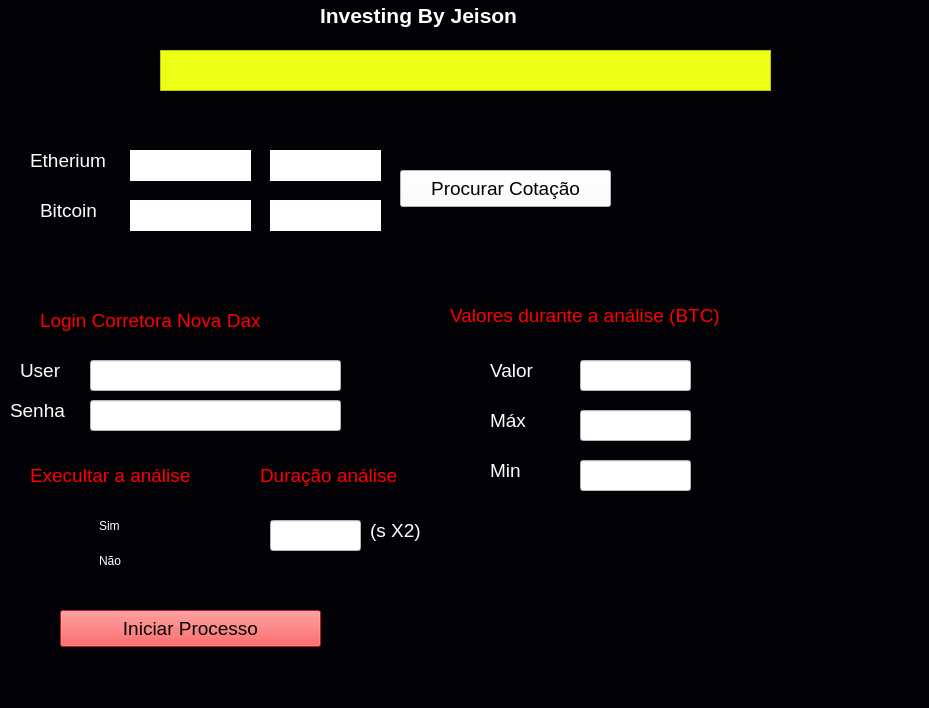
<?xml version="1.0" encoding="UTF-8"?>
<ui version="4.0">
 <class>MainWindow</class>
 <widget class="QMainWindow" name="MainWindow">
  <property name="geometry">
   <rect>
    <x>0</x>
    <y>0</y>
    <width>929</width>
    <height>708</height>
   </rect>
  </property>
  <property name="windowTitle">
   <string>Primeiro</string>
  </property>
  <property name="styleSheet">
   <string notr="true">background-color: rgb(2, 1, 6);</string>
  </property>
  <widget class="QWidget" name="centralwidget">
   <widget class="QTextBrowser" name="textBrowser">
    <property name="geometry">
     <rect>
      <x>160</x>
      <y>50</y>
      <width>611</width>
      <height>41</height>
     </rect>
    </property>
    <property name="font">
     <font>
      <pointsize>12</pointsize>
      <weight>75</weight>
      <bold>true</bold>
     </font>
    </property>
    <property name="styleSheet">
     <string notr="true">background-color: rgb(93, 39, 255);
background-color: rgb(236, 255, 20);</string>
    </property>
   </widget>
   <widget class="QPushButton" name="pushButton">
    <property name="geometry">
     <rect>
      <x>400</x>
      <y>170</y>
      <width>211</width>
      <height>37</height>
     </rect>
    </property>
    <property name="font">
     <font>
      <pointsize>14</pointsize>
     </font>
    </property>
    <property name="styleSheet">
     <string notr="true">background-color: rgb(255, 255, 255);</string>
    </property>
    <property name="text">
     <string>Procurar Cotação</string>
    </property>
   </widget>
   <widget class="QPushButton" name="pushButton_2">
    <property name="geometry">
     <rect>
      <x>60</x>
      <y>610</y>
      <width>261</width>
      <height>37</height>
     </rect>
    </property>
    <property name="font">
     <font>
      <pointsize>14</pointsize>
     </font>
    </property>
    <property name="autoFillBackground">
     <bool>false</bool>
    </property>
    <property name="styleSheet">
     <string notr="true">background-color: rgb(255, 255, 255);
background-color: rgb(255, 39, 39);</string>
    </property>
    <property name="text">
     <string>Iniciar Processo</string>
    </property>
    <property name="checkable">
     <bool>false</bool>
    </property>
   </widget>
   <widget class="QLabel" name="label">
    <property name="geometry">
     <rect>
      <x>320</x>
      <y>-10</y>
      <width>271</width>
      <height>51</height>
     </rect>
    </property>
    <property name="font">
     <font>
      <pointsize>16</pointsize>
      <weight>75</weight>
      <bold>true</bold>
     </font>
    </property>
    <property name="styleSheet">
     <string notr="true">color: rgb(255, 255, 255);</string>
    </property>
    <property name="text">
     <string>Investing By Jeison</string>
    </property>
   </widget>
   <widget class="QLabel" name="label_2">
    <property name="geometry">
     <rect>
      <x>130</x>
      <y>150</y>
      <width>121</width>
      <height>31</height>
     </rect>
    </property>
    <property name="styleSheet">
     <string notr="true">background-color: rgb(255, 255, 255);
color: rgb(0, 0, 0);
font: 75 12pt &quot;MS Shell Dlg 2&quot;;
</string>
    </property>
    <property name="text">
     <string/>
    </property>
   </widget>
   <widget class="QLabel" name="label_3">
    <property name="geometry">
     <rect>
      <x>270</x>
      <y>150</y>
      <width>111</width>
      <height>31</height>
     </rect>
    </property>
    <property name="styleSheet">
     <string notr="true">background-color: rgb(255, 255, 255);
color: rgb(0, 0, 0);
font: 75 12pt &quot;MS Shell Dlg 2&quot;;</string>
    </property>
    <property name="text">
     <string/>
    </property>
   </widget>
   <widget class="QLabel" name="label_4">
    <property name="geometry">
     <rect>
      <x>130</x>
      <y>200</y>
      <width>121</width>
      <height>31</height>
     </rect>
    </property>
    <property name="styleSheet">
     <string notr="true">background-color: rgb(255, 255, 255);
color: rgb(0, 0, 0);
font: 75 12pt &quot;MS Shell Dlg 2&quot;;</string>
    </property>
    <property name="text">
     <string/>
    </property>
   </widget>
   <widget class="QLabel" name="label_5">
    <property name="geometry">
     <rect>
      <x>270</x>
      <y>200</y>
      <width>111</width>
      <height>31</height>
     </rect>
    </property>
    <property name="styleSheet">
     <string notr="true">background-color: rgb(255, 255, 255);
color: rgb(0, 0, 0);
font: 75 12pt &quot;MS Shell Dlg 2&quot;;</string>
    </property>
    <property name="text">
     <string/>
    </property>
   </widget>
   <widget class="QLabel" name="label_6">
    <property name="geometry">
     <rect>
      <x>30</x>
      <y>140</y>
      <width>91</width>
      <height>41</height>
     </rect>
    </property>
    <property name="font">
     <font>
      <family>MS Shell Dlg 2</family>
      <pointsize>14</pointsize>
      <weight>9</weight>
      <italic>false</italic>
      <bold>false</bold>
     </font>
    </property>
    <property name="styleSheet">
     <string notr="true">color: rgb(255, 255, 255);
font: 75 14pt &quot;MS Shell Dlg 2&quot;;</string>
    </property>
    <property name="text">
     <string>Etherium</string>
    </property>
   </widget>
   <widget class="QLabel" name="label_7">
    <property name="geometry">
     <rect>
      <x>40</x>
      <y>190</y>
      <width>81</width>
      <height>41</height>
     </rect>
    </property>
    <property name="font">
     <font>
      <family>MS Shell Dlg 2</family>
      <pointsize>14</pointsize>
      <weight>9</weight>
      <italic>false</italic>
      <bold>false</bold>
     </font>
    </property>
    <property name="styleSheet">
     <string notr="true">color: rgb(255, 255, 255);
font: 75 14pt &quot;MS Shell Dlg 2&quot;;</string>
    </property>
    <property name="text">
     <string>Bitcoin</string>
    </property>
   </widget>
   <widget class="QLineEdit" name="lineEdit">
    <property name="geometry">
     <rect>
      <x>90</x>
      <y>360</y>
      <width>251</width>
      <height>31</height>
     </rect>
    </property>
    <property name="styleSheet">
     <string notr="true">background-color: rgb(255, 255, 255);
font: 75 12pt &quot;MS Shell Dlg 2&quot;;</string>
    </property>
   </widget>
   <widget class="QLineEdit" name="lineEdit_2">
    <property name="geometry">
     <rect>
      <x>90</x>
      <y>400</y>
      <width>251</width>
      <height>31</height>
     </rect>
    </property>
    <property name="styleSheet">
     <string notr="true">background-color: rgb(255, 255, 255);
font: 75 12pt &quot;MS Shell Dlg 2&quot;;</string>
    </property>
   </widget>
   <widget class="QLabel" name="label_8">
    <property name="geometry">
     <rect>
      <x>20</x>
      <y>350</y>
      <width>51</width>
      <height>41</height>
     </rect>
    </property>
    <property name="font">
     <font>
      <family>MS Shell Dlg 2</family>
      <pointsize>14</pointsize>
      <weight>9</weight>
      <italic>false</italic>
      <bold>false</bold>
     </font>
    </property>
    <property name="styleSheet">
     <string notr="true">color: rgb(255, 255, 255);
font: 75 14pt &quot;MS Shell Dlg 2&quot;;</string>
    </property>
    <property name="text">
     <string>User</string>
    </property>
   </widget>
   <widget class="QLabel" name="label_9">
    <property name="geometry">
     <rect>
      <x>10</x>
      <y>390</y>
      <width>71</width>
      <height>41</height>
     </rect>
    </property>
    <property name="font">
     <font>
      <family>MS Shell Dlg 2</family>
      <pointsize>14</pointsize>
      <weight>9</weight>
      <italic>false</italic>
      <bold>false</bold>
     </font>
    </property>
    <property name="styleSheet">
     <string notr="true">color: rgb(255, 255, 255);
font: 75 14pt &quot;MS Shell Dlg 2&quot;;</string>
    </property>
    <property name="text">
     <string>Senha</string>
    </property>
   </widget>
   <widget class="QLabel" name="label_10">
    <property name="geometry">
     <rect>
      <x>490</x>
      <y>350</y>
      <width>101</width>
      <height>41</height>
     </rect>
    </property>
    <property name="font">
     <font>
      <family>MS Shell Dlg 2</family>
      <pointsize>14</pointsize>
      <weight>9</weight>
      <italic>false</italic>
      <bold>false</bold>
     </font>
    </property>
    <property name="autoFillBackground">
     <bool>false</bool>
    </property>
    <property name="styleSheet">
     <string notr="true">color: rgb(255, 255, 255);
font: 75 14pt &quot;MS Shell Dlg 2&quot;;</string>
    </property>
    <property name="text">
     <string>Valor</string>
    </property>
   </widget>
   <widget class="QLabel" name="label_11">
    <property name="geometry">
     <rect>
      <x>490</x>
      <y>400</y>
      <width>71</width>
      <height>41</height>
     </rect>
    </property>
    <property name="font">
     <font>
      <family>MS Shell Dlg 2</family>
      <pointsize>14</pointsize>
      <weight>9</weight>
      <italic>false</italic>
      <bold>false</bold>
     </font>
    </property>
    <property name="styleSheet">
     <string notr="true">color: rgb(255, 255, 255);
font: 75 14pt &quot;MS Shell Dlg 2&quot;;</string>
    </property>
    <property name="text">
     <string>Máx</string>
    </property>
   </widget>
   <widget class="QLineEdit" name="lineEdit_3">
    <property name="geometry">
     <rect>
      <x>580</x>
      <y>360</y>
      <width>111</width>
      <height>31</height>
     </rect>
    </property>
    <property name="styleSheet">
     <string notr="true">background-color: rgb(255, 255, 255);
font: 75 12pt &quot;MS Shell Dlg 2&quot;;</string>
    </property>
    <property name="readOnly">
     <bool>true</bool>
    </property>
   </widget>
   <widget class="QLineEdit" name="lineEdit_4">
    <property name="geometry">
     <rect>
      <x>580</x>
      <y>410</y>
      <width>111</width>
      <height>31</height>
     </rect>
    </property>
    <property name="styleSheet">
     <string notr="true">background-color: rgb(255, 255, 255);
font: 75 12pt &quot;MS Shell Dlg 2&quot;;</string>
    </property>
    <property name="readOnly">
     <bool>true</bool>
    </property>
   </widget>
   <widget class="QLabel" name="label_12">
    <property name="geometry">
     <rect>
      <x>490</x>
      <y>450</y>
      <width>51</width>
      <height>41</height>
     </rect>
    </property>
    <property name="font">
     <font>
      <family>MS Shell Dlg 2</family>
      <pointsize>14</pointsize>
      <weight>9</weight>
      <italic>false</italic>
      <bold>false</bold>
     </font>
    </property>
    <property name="styleSheet">
     <string notr="true">color: rgb(255, 255, 255);
font: 75 14pt &quot;MS Shell Dlg 2&quot;;</string>
    </property>
    <property name="text">
     <string>Min</string>
    </property>
   </widget>
   <widget class="QLineEdit" name="lineEdit_5">
    <property name="geometry">
     <rect>
      <x>580</x>
      <y>460</y>
      <width>111</width>
      <height>31</height>
     </rect>
    </property>
    <property name="styleSheet">
     <string notr="true">background-color: rgb(255, 255, 255);
font: 75 12pt &quot;MS Shell Dlg 2&quot;;</string>
    </property>
    <property name="readOnly">
     <bool>true</bool>
    </property>
   </widget>
   <widget class="QLabel" name="label_13">
    <property name="geometry">
     <rect>
      <x>450</x>
      <y>290</y>
      <width>321</width>
      <height>51</height>
     </rect>
    </property>
    <property name="font">
     <font>
      <family>MS Shell Dlg 2</family>
      <pointsize>14</pointsize>
      <weight>9</weight>
      <italic>false</italic>
      <bold>false</bold>
     </font>
    </property>
    <property name="styleSheet">
     <string notr="true">color: rgb(255, 255, 255);
font: 75 14pt &quot;MS Shell Dlg 2&quot;;
color: rgb(255, 0, 0);</string>
    </property>
    <property name="text">
     <string>Valores durante a análise (BTC)</string>
    </property>
   </widget>
   <widget class="QCheckBox" name="checkBox">
    <property name="geometry">
     <rect>
      <x>80</x>
      <y>500</y>
      <width>111</width>
      <height>51</height>
     </rect>
    </property>
    <property name="styleSheet">
     <string notr="true">color: rgb(255, 255, 255);
font: 12pt &quot;MS Shell Dlg 2&quot;;</string>
    </property>
    <property name="text">
     <string>Sim</string>
    </property>
    <property name="checked">
     <bool>false</bool>
    </property>
    <property name="autoExclusive">
     <bool>true</bool>
    </property>
   </widget>
   <widget class="QCheckBox" name="checkBox_2">
    <property name="geometry">
     <rect>
      <x>80</x>
      <y>540</y>
      <width>111</width>
      <height>41</height>
     </rect>
    </property>
    <property name="styleSheet">
     <string notr="true">color: rgb(255, 255, 255);
font: 12pt &quot;MS Shell Dlg 2&quot;;</string>
    </property>
    <property name="text">
     <string>Não</string>
    </property>
    <property name="checked">
     <bool>false</bool>
    </property>
    <property name="autoExclusive">
     <bool>true</bool>
    </property>
   </widget>
   <widget class="QLabel" name="label_14">
    <property name="geometry">
     <rect>
      <x>30</x>
      <y>460</y>
      <width>211</width>
      <height>31</height>
     </rect>
    </property>
    <property name="font">
     <font>
      <family>MS Shell Dlg 2</family>
      <pointsize>14</pointsize>
      <weight>9</weight>
      <italic>false</italic>
      <bold>false</bold>
     </font>
    </property>
    <property name="styleSheet">
     <string notr="true">color: rgb(255, 255, 255);
font: 75 14pt &quot;MS Shell Dlg 2&quot;;
color: rgb(255, 0, 0);</string>
    </property>
    <property name="text">
     <string>Execultar a análise</string>
    </property>
   </widget>
   <widget class="QLabel" name="label_15">
    <property name="geometry">
     <rect>
      <x>260</x>
      <y>460</y>
      <width>171</width>
      <height>31</height>
     </rect>
    </property>
    <property name="font">
     <font>
      <family>MS Shell Dlg 2</family>
      <pointsize>14</pointsize>
      <weight>9</weight>
      <italic>false</italic>
      <bold>false</bold>
     </font>
    </property>
    <property name="styleSheet">
     <string notr="true">color: rgb(255, 255, 255);
font: 75 14pt &quot;MS Shell Dlg 2&quot;;
color: rgb(255, 0, 0);</string>
    </property>
    <property name="text">
     <string>Duração análise</string>
    </property>
   </widget>
   <widget class="QLineEdit" name="lineEdit_6">
    <property name="geometry">
     <rect>
      <x>270</x>
      <y>520</y>
      <width>91</width>
      <height>31</height>
     </rect>
    </property>
    <property name="styleSheet">
     <string notr="true">background-color: rgb(255, 255, 255);
font: 75 12pt &quot;MS Shell Dlg 2&quot;;</string>
    </property>
   </widget>
   <widget class="QLabel" name="label_16">
    <property name="geometry">
     <rect>
      <x>40</x>
      <y>300</y>
      <width>271</width>
      <height>41</height>
     </rect>
    </property>
    <property name="font">
     <font>
      <family>MS Shell Dlg 2</family>
      <pointsize>14</pointsize>
      <weight>9</weight>
      <italic>false</italic>
      <bold>false</bold>
     </font>
    </property>
    <property name="styleSheet">
     <string notr="true">color: rgb(255, 255, 255);
font: 75 14pt &quot;MS Shell Dlg 2&quot;;
color: rgb(255, 0, 0);</string>
    </property>
    <property name="text">
     <string>Login Corretora Nova Dax</string>
    </property>
   </widget>
   <widget class="QLabel" name="label_17">
    <property name="geometry">
     <rect>
      <x>370</x>
      <y>510</y>
      <width>71</width>
      <height>41</height>
     </rect>
    </property>
    <property name="font">
     <font>
      <family>MS Shell Dlg 2</family>
      <pointsize>14</pointsize>
      <weight>9</weight>
      <italic>false</italic>
      <bold>false</bold>
     </font>
    </property>
    <property name="styleSheet">
     <string notr="true">color: rgb(255, 255, 255);
font: 75 14pt &quot;MS Shell Dlg 2&quot;;
</string>
    </property>
    <property name="text">
     <string>(s X2)</string>
    </property>
   </widget>
  </widget>
  <widget class="QMenuBar" name="menubar">
   <property name="geometry">
    <rect>
     <x>0</x>
     <y>0</y>
     <width>929</width>
     <height>26</height>
    </rect>
   </property>
  </widget>
  <widget class="QStatusBar" name="statusbar"/>
 </widget>
 <resources/>
 <connections/>
</ui>
